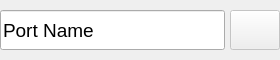
<?xml version="1.0" encoding="UTF-8"?>
<ui version="4.0">
 <class>SerialPortWidget</class>
 <widget class="QWidget" name="SerialPortWidget">
  <property name="geometry">
   <rect>
    <x>0</x>
    <y>0</y>
    <width>280</width>
    <height>60</height>
   </rect>
  </property>
  <property name="sizePolicy">
   <sizepolicy hsizetype="Preferred" vsizetype="Fixed">
    <horstretch>0</horstretch>
    <verstretch>0</verstretch>
   </sizepolicy>
  </property>
  <property name="minimumSize">
   <size>
    <width>280</width>
    <height>60</height>
   </size>
  </property>
  <property name="windowTitle">
   <string>Form</string>
  </property>
  <widget class="QPushButton" name="communicationButton">
   <property name="enabled">
    <bool>false</bool>
   </property>
   <property name="geometry">
    <rect>
     <x>230</x>
     <y>10</y>
     <width>50</width>
     <height>40</height>
    </rect>
   </property>
   <property name="text">
    <string/>
   </property>
   <property name="icon">
    <iconset>
     <normalon>:/icons/communication</normalon>
    </iconset>
   </property>
  </widget>
  <widget class="QLineEdit" name="portNameLabel">
   <property name="geometry">
    <rect>
     <x>0</x>
     <y>10</y>
     <width>225</width>
     <height>40</height>
    </rect>
   </property>
   <property name="font">
    <font>
     <pointsize>14</pointsize>
    </font>
   </property>
   <property name="text">
    <string>Port Name</string>
   </property>
  </widget>
 </widget>
 <resources/>
 <connections/>
</ui>
